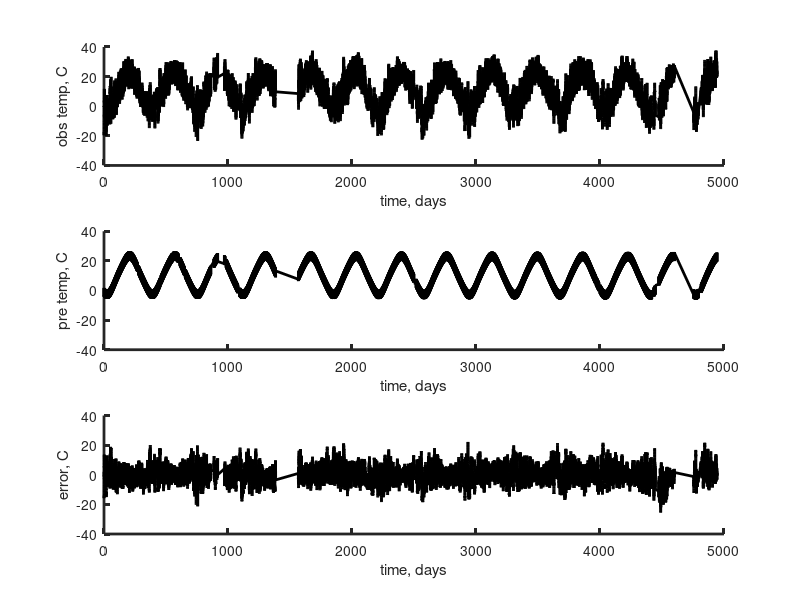

MATLAB code to generate this figure:
% problem 4.05
% modifield from eda04_11
% load Black Rock Forest temperature data

% read the data
Draw=load('brf_temp.txt');
traw=Draw(:,1);
draw=Draw(:,2);
Nraw=length(draw);

% exclude bad data
n = find( (draw~=0) & (draw>-40) & (draw<38) );
t=traw(n);
d=draw(n);

N=length(d);
M=14;

% plot the data
figure(1);
clf;
subplot(3,1,1);
set(gca,'LineWidth',2);
hold on;
axis( [0, 5000, -40, 40] );
plot(t,d,'k-','LineWidth',2);
xlabel('time, days');
ylabel('obs temp, C');

% set up data kernel
Ty=365.25;
Td=1.0;
G=zeros(N,M);
G(:,1)=1;
G(:,2)=t;
G(:,3)=cos(2*pi*t/Ty);
G(:,4)=sin(2*pi*t/Ty);
G(:,5)=cos(2*pi*t/(Ty/2));
G(:,6)=sin(2*pi*t/(Ty/2));
G(:,7)=cos(2*pi*t/(Ty/3));
G(:,8)=sin(2*pi*t/(Ty/3));
G(:,9)=cos(2*pi*t/Td);
G(:,10)=sin(2*pi*t/Td);
G(:,11)=cos(2*pi*t/(Td/2));
G(:,12)=sin(2*pi*t/(Td/2));
G(:,13)=cos(2*pi*t/(Td/3));
G(:,14)=sin(2*pi*t/(Td/3));

% predict data
mest = (G'*G)\(G'*d);
dpre = G*mest;
e = d - dpre;
E = e'*e;
subplot(3,1,2);
set(gca,'LineWidth',2);
hold on;
axis( [0, 5000, -40, 40] );
plot(t,dpre,'k-','LineWidth',2);;
xlabel('time, days');
ylabel('pre temp, C')

% plot error
subplot(3,1,3);
set(gca,'LineWidth',2);
hold on;
axis( [0, 5000, -40, 40] );
plot(t,e,'k-','LineWidth',2);
xlabel('time, days');
ylabel('error, C')

sigmadA = 0.01; % prior estimate, 0.01 deg C
sigmadB = sqrt(E/(N-M)); % posterior estimate, from fit
Cm = inv(G'*G);
slope = Ty*mest(2);
errslopeA = Ty*sigmadA*sqrt(Cm(2,2)); % note conversion to years
errslopeB = Ty*sigmadB*sqrt(Cm(2,2));

slope
errslopeA
errslopeB
